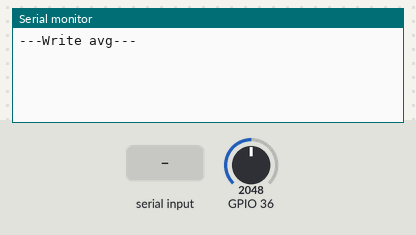
Recording of a sketch running on a simulated ESP32. On the bench: the last lines printed to the serial monitor. Inputs (shaded band) come from the test bench; at power-on: GPIO 36 = 2048.

Above: at 1.8 s.
1.9 s: "1\n" received over Serial
At 2.4 s:
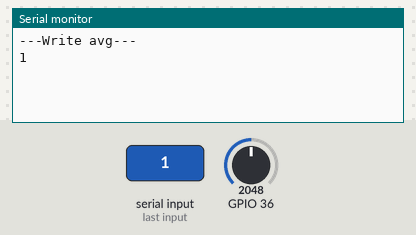
3.4 s: "0\n" received over Serial
At 4.8 s:
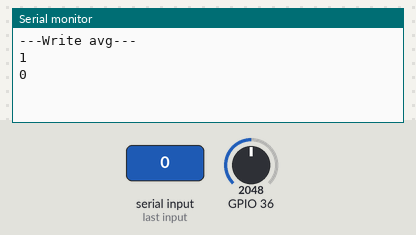

Measured:
- after the input at 1.9 s, the serial monitor: prints a new line at once (image 1)
- after the input at 3.4 s, the serial monitor: prints a new line at once (image 2)

The sketch:

zadanie.ino
```cpp
#if CONFIG_FREERTOS_UNICORE
  static const BaseType_t app_cpu = 0;
#else
  static const BaseType_t app_cpu = 1;
#endif

static const uint16_t timer_divider = 8; //10MHz
static const uint64_t timer_max_count = 1000000;

static hw_timer_t *timer = NULL;
static TaskHandle_t proccesing_task = NULL;
static QueueHandle_t val_queue = NULL;
static SemaphoreHandle_t mutex = NULL;
static int queue_length = 10;
static float global_avg = 0;

void IRAM_ATTR onTimer(){
  static uint8_t samples;
  int val = 0;

  BaseType_t task_woken = pdFALSE;

  val = analogRead(A0);

  if(xQueueSend(val_queue,(void*)&val, 0) == pdFALSE){
    Serial.println("queue full");
  }

  samples++;
  if(samples % 10 == 9){
    //notify
    vTaskNotifyGiveFromISR(proccesing_task, &task_woken);
    if(task_woken){
      portYIELD_FROM_ISR();
    }
    samples = 0;
  }
}

void proccesingTask(void *parameter){
  float avg;
  int val;

  while(1){
    ulTaskNotifyTake(pdTRUE, portMAX_DELAY);
    avg = 0.0;

    for(int i=0; i<10; ++i){
      xQueueReceive(val_queue, (void*)&val, 10);
      avg += val;
    }
    avg = avg / 10;

    xSemaphoreTake(mutex, portMAX_DELAY);
    global_avg = avg;
    xSemaphoreGive(mutex);
  }
}

void serialTask(void *parameter){
  const int buff_size = 255;
  char buff[buff_size];
  char id = 0;
  char serial_input;
  char command[] = "avg";

  memset(buff, 0, buff_size);

  while(1){
    if(Serial.available() > 0){
      serial_input = Serial.read();

      if(id < buff_size - 1){
        buff[id++] = serial_input;
      }else{
        memset(buff, 0, buff_size);
        id = 0;
      }

      if(serial_input == '\n'){
        buff[id - 1] = '\0';

        if(memcmp(buff, command, sizeof(command)) == 0){
           xSemaphoreTake(mutex, portMAX_DELAY);
           Serial.println(global_avg);
           xSemaphoreGive(mutex);
        }else{
          Serial.println(buff);
        }

        memset(buff, 0, buff_size);
        id = 0;
      }

      vTaskDelay(20 / portTICK_PERIOD_MS);
    }
  }
}


void setup() {
  Serial.begin(115200);
  vTaskDelay(1000 / portTICK_PERIOD_MS);

  Serial.println("---Write avg---");

  val_queue = xQueueCreate(queue_length, sizeof(int));
  if(val_queue == NULL){
    Serial.println("Kolejka nie działa");
  }
  mutex = xSemaphoreCreateMutex();

  timer = timerBegin(0, timer_divider, true);
  timerAttachInterrupt(timer, &onTimer, true);
  timerAlarmWrite(timer, timer_max_count, true);
  timerAlarmEnable(timer);

  xTaskCreatePinnedToCore(proccesingTask, "Proccesing task", 1500, NULL, 1, &proccesing_task, app_cpu);
  xTaskCreatePinnedToCore(serialTask, "Serial task", 1500, NULL, 1, NULL, app_cpu);


  vTaskDelete(NULL);
}

void loop() {
  // put your main code here, to run repeatedly:

}
```
